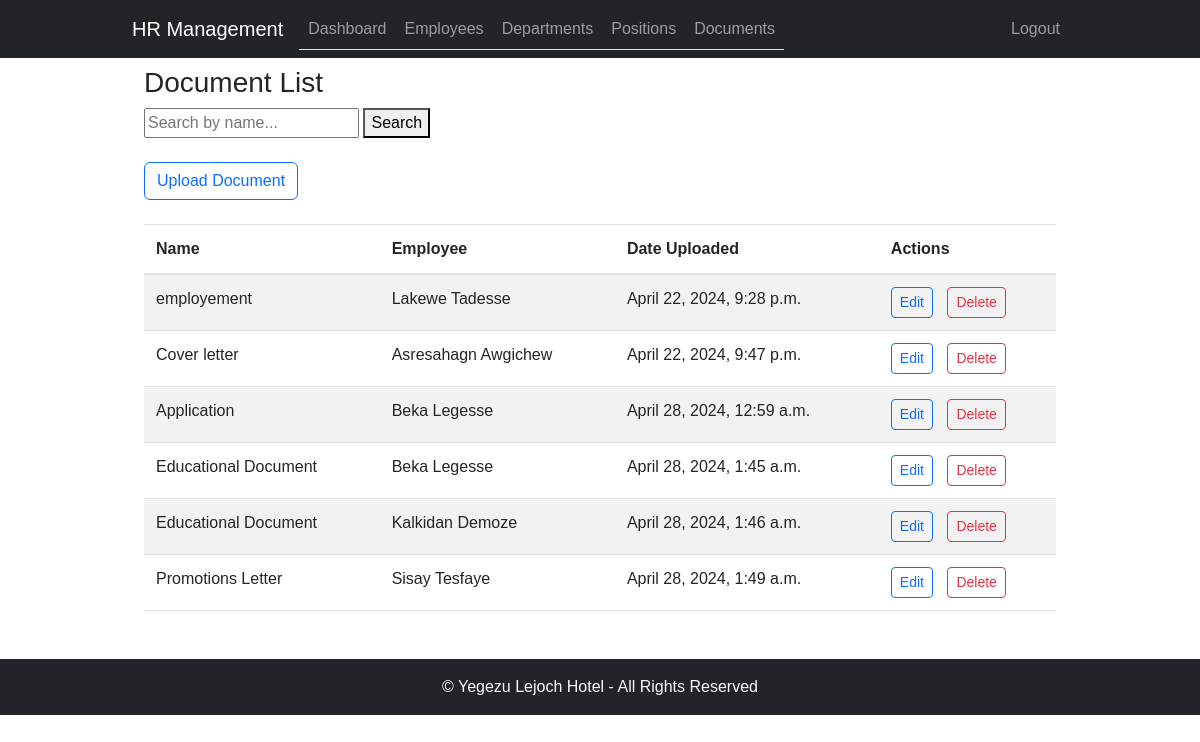
The page /documents/ (signed in) on the database as committed earlier.
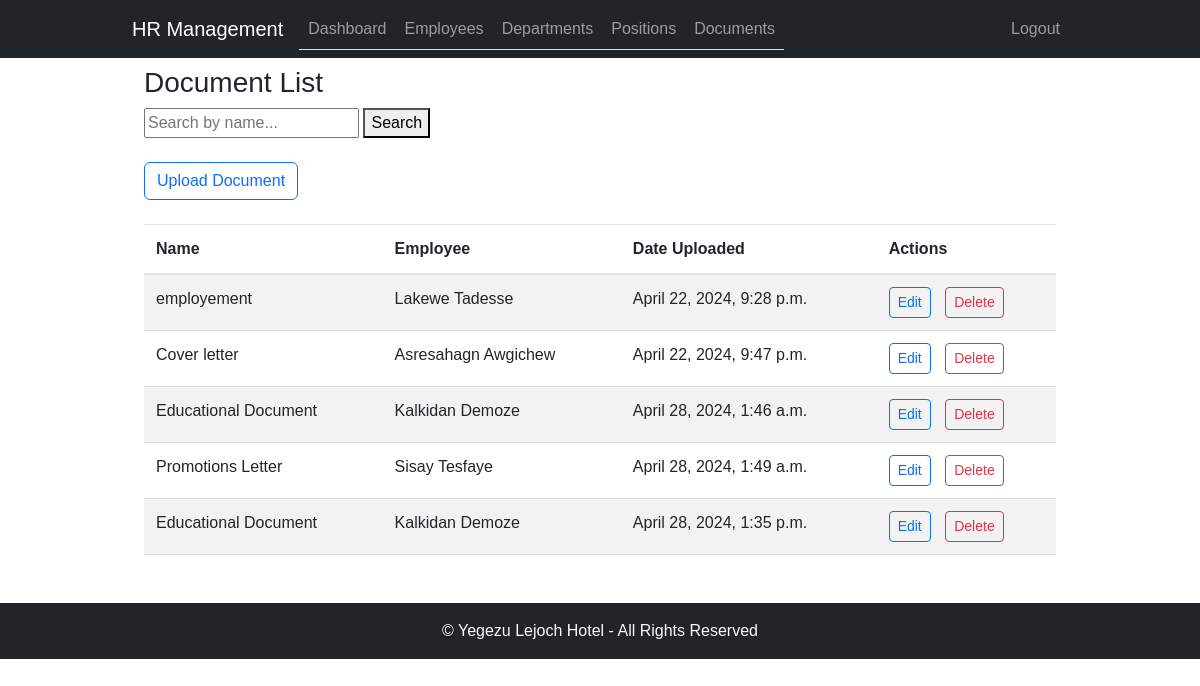
The same page on the database as committed later.
### employee_management/models.py (models this page shows, shortened)
class Document(models.Model):
    NAME_CHOICES = (
        ('educational_document', 'Educational Document'),
        ('kebele_id', 'Kebele ID'),
        ('employment', 'Employement Letter'),
        ('promotion', 'Promotions Letter'),
        ('demotion', 'Demotion Letter'),
        ('first_warning', 'First Warning'),
        ('second_warning', 'Second Warning'),
        ('third_warning', 'Third Warning'),
        ('final_warning', 'Second Warning'),
        ('termination', 'Termination Letter'),
    )
    name = models.CharField(max_length=100, choices=NAME_CHOICES)
    file = models.FileField(upload_to=document_upload_to)
    description = models.TextField(blank=True)
    employee = models.ForeignKey(Employee, on_delete=models.CASCADE)
    date_uploaded = models.DateTimeField(auto_now_add=True)

class Employee(models.Model):
    GENDER_CHOICES = (
        ('M', 'Male'),
        ('F', 'Female'),
    )
    EDUCATION_LEVEL_CHOICES = (
        ('Master', 'Master\'s Degree'),
        ('Degree', 'Bachelor\'s Degree'),
        ('Diploma', 'Diploma'),
        ('Certificate', 'Certificate'),
        ('Grade', 'Grade'),
    )
    first_name = models.CharField(max_length=50)
    middle_name = models.CharField(max_length=50, null=True, blank=True)
    last_name = models.CharField(max_length=50, null=True, blank=True)
    gender = models.CharField(max_length=1, choices=GENDER_CHOICES, default="")
    mobile = models.CharField(max_length=15, null=True, blank=True)
    email = models.EmailField(null=True, blank=True)
    department = models.ForeignKey(Department, on_delete=models.CASCADE)
    position = models.ForeignKey(Position, on_delete=models.CASCADE)
    date_of_birth = models.DateField()
    hire_date = models.DateField()
    salary = models.DecimalField(max_digits=10, decimal_places=2)
    education_level = models.CharField(max_length=20, choices=EDUCATION_LEVEL_CHOICES, null=True, blank=True)
    address = models.TextField(null=True, blank=True)
    pension_number = models.CharField(max_length=20, null=True, blank=True)
    emergency_contact_name = models.CharField(max_length=100, null=True, blank=True)
    emergency_contact_phone = models.CharField(max_length=15, null=True, blank=True)
    is_coc_certified = models.BooleanField(default=False)
    is_active = models.BooleanField(default=True)
    picture = models.ImageField(upload_to='employee_pictures/', null=True, blank=True)
    def __str__(self):
        return f"{self.first_name} {self.middle_name}"

### employee_management/views.py (the view)
# urls.py: path('documents/', document_list, name='document_list'),
@login_required
def document_list(request):
    documents = Document.objects.all()
    employee = Employee.objects.first()  # Example: Get the first employee
    search_query = request.GET.get('search_query')
    if search_query:
        documents = documents.filter(name__icontains=search_query)
    paginator = Paginator(documents, 10)  # Show 10 documents per page
    page_number = request.GET.get('page')
    try:
        page_obj = paginator.get_page(page_number)
    except PageNotAnInteger:
        page_obj = paginator.get_page(1)
    except EmptyPage:
        page_obj = paginator.get_page(paginator.num_pages)
    return render(request, 'document_list.html', {'page_obj': page_obj, 'employee': employee})

### employee_management/templates/document_list.html (shortened to what this page needs)
{% extends 'base.html' %}
{% block content %}
<div class="container">
    <h3>Document List</h3>
    <form method="GET" action="{% url 'hrms:document_list' %}">
        <input type="text" name="search_query" placeholder="Search by name...">
        <button type="submit">Search</button>
    </form>
    <div class="mt-4 mb-4">
        <a href="{% url 'hrms:document_upload_form' %}" class="btn btn-outline-primary">Upload Document</a>
    </div>
    <table class="table table-striped">
        <thead>
            <tr>
                <th>Name</th>
                <th>Employee</th>
                <th>Date Uploaded</th>
                <th>Actions</th>
            </tr>
        </thead>
        <tbody>
            {% for document in page_obj %}
                <tr>
                    <td>{{ document.get_name_display }}</td>
                    <td>{{ document.employee }}</td>
                    <td>{{ document.date_uploaded }}</td>
                    <td>
                        <a href="{% url 'hrms:document_update' document.pk %}" class="btn btn-sm btn-outline-primary" style="margin-right: 10px;">Edit</a>
                        <button class="btn btn-sm btn-outline-danger" onclick="confirmDelete('{{ document.name }}', '{{ document.pk }}')">Delete</button>
                    </td>
                </tr>
            {% empty %}
                <tr>
                    <td colspan="4">No documents found.</td>
                </tr>
            {% endfor %}
        </tbody>
    </table>
</div>
{% endblock %}

### employee_management/templates/base.html (shortened to what this page needs)
{% load static %}
<!DOCTYPE html>
<html lang="en">
<head>
    <link rel="stylesheet" href="https://cdn.jsdelivr.net/npm/bootstrap@5.3.0-alpha1/dist/css/bootstrap.min.css">
    <link rel="stylesheet" href="{% static 'css/style.css' %}">
</head>
<body>
<nav class="navbar navbar-expand-lg navbar-dark bg-dark">
        <div class="container">
            <a class="navbar-brand" href="{% url 'hrms:home' %}">HR Management</a>
            <div class="collapse navbar-collapse" id="navbarNav">
                <ul class="navbar-nav nav-tabs">
                    <li class="nav-item">
                        <a class="nav-link" href="{% url 'hrms:dashboard' %}">Dashboard</a>
                    </li>
                    <li class="nav-item">
                        <a class="nav-link" href="{% url 'hrms:employee_list' %}">Employees</a>
                    </li>
                    <li class="nav-item">
                        <a class="nav-link" href="{% url 'hrms:department_list' %}">Departments</a>
                    </li>
                    <li class="nav-item">
                        <a class="nav-link" href="{% url 'hrms:position_list' %}">Positions</a>
                    </li>
                    <li class="nav-item">
                        <a class="nav-link" href="{% url 'hrms:document_list' %}">Documents</a>
                    </li>
                </ul>
            </div>
            <ul class="navbar-nav ms-auto">
                {% if user.is_authenticated %}
                    <li class="nav-item">
                        <a class="nav-link" href="{% url 'hrms:logout' %}">Logout</a>
                    </li>
                {% else %}
                    <li class="nav-item">
                        <a class="nav-link" href="{% url 'hrms:login' %}">Login</a>
                    </li>
                {% endif %}
            </ul>
        </div>
    </nav>
    <div class="container mt-2">
    {% block content %}
    {% endblock %}
    </div>
    <footer class="container-fluid mt-5 py-3 text-center bg-dark text-light">
        &copy; Yegezu Lejoch Hotel - All Rights Reserved
    </footer>
</body>
</html>

### employee_management/static/css/style.css (style rules this page uses)
body { font-family: Arial, sans-serif; }
.container { max-width: 960px; }
.table-striped > tbody > tr:nth-of-type(odd) { background-color: #f9f9f9; }
.table > thead > tr > th, .table > tbody > tr > th, .table > tfoot > tr > th, .table > thead > tr > td, .table > tbody > tr > td, .table > tfoot > tr > td { border-top: 1px solid #dee2e6; padding: 0.75rem; vertical-align: top; border-bottom: 1px solid #dee2e6; }
.table > thead > tr > th { vertical-align: bottom; border-bottom: 2px solid #dee2e6; }

Rows that differ between the two databases and show on the page:
removed Document: name "Application", employee "Beka Legesse", date_uploaded "April 28, 2024, 12:59 a.m."
removed Document: name "Educational Document", employee "Beka Legesse", date_uploaded "April 28, 2024, 1:45 a.m."
added Document: name "Educational Document", employee "Kalkidan Demoze", date_uploaded "April 28, 2024, 1:35 p.m."
